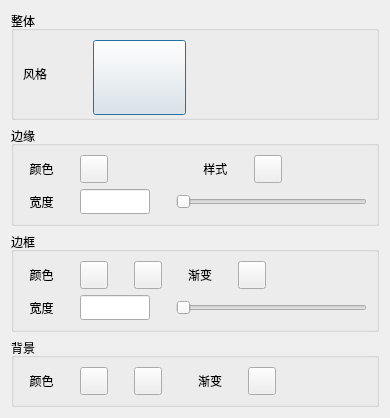
<?xml version="1.0" encoding="UTF-8"?>
<ui version="4.0">
 <class>CBackDialog</class>
 <widget class="QDialog" name="CBackDialog">
  <property name="geometry">
   <rect>
    <x>0</x>
    <y>0</y>
    <width>390</width>
    <height>418</height>
   </rect>
  </property>
  <property name="minimumSize">
   <size>
    <width>100</width>
    <height>100</height>
   </size>
  </property>
  <property name="windowTitle">
   <string>Dialog</string>
  </property>
  <layout class="QGridLayout" name="gridLayout_5">
   <item row="0" column="0">
    <widget class="QGroupBox" name="groupBox">
     <property name="title">
      <string>整体</string>
     </property>
     <layout class="QGridLayout" name="gridLayout_2">
      <item row="0" column="0">
       <layout class="QHBoxLayout" name="horizontalLayout">
        <item>
         <widget class="QLabel" name="label">
          <property name="text">
           <string>风格</string>
          </property>
         </widget>
        </item>
        <item>
         <spacer name="horizontalSpacer">
          <property name="orientation">
           <enum>Qt::Horizontal</enum>
          </property>
          <property name="sizeType">
           <enum>QSizePolicy::Fixed</enum>
          </property>
          <property name="sizeHint" stdset="0">
           <size>
            <width>40</width>
            <height>20</height>
           </size>
          </property>
         </spacer>
        </item>
        <item>
         <widget class="QPushButton" name="backStyleBtn">
          <property name="minimumSize">
           <size>
            <width>93</width>
            <height>75</height>
           </size>
          </property>
          <property name="maximumSize">
           <size>
            <width>93</width>
            <height>75</height>
           </size>
          </property>
          <property name="text">
           <string/>
          </property>
         </widget>
        </item>
        <item>
         <spacer name="horizontalSpacer_2">
          <property name="orientation">
           <enum>Qt::Horizontal</enum>
          </property>
          <property name="sizeHint" stdset="0">
           <size>
            <width>40</width>
            <height>20</height>
           </size>
          </property>
         </spacer>
        </item>
       </layout>
      </item>
     </layout>
    </widget>
   </item>
   <item row="1" column="0">
    <widget class="QGroupBox" name="groupBox_2">
     <property name="title">
      <string>边缘</string>
     </property>
     <layout class="QGridLayout" name="gridLayout">
      <item row="0" column="0">
       <layout class="QVBoxLayout" name="verticalLayout">
        <item>
         <layout class="QHBoxLayout" name="horizontalLayout_3">
          <item>
           <widget class="QLabel" name="label_2">
            <property name="text">
             <string>  颜色</string>
            </property>
           </widget>
          </item>
          <item>
           <spacer name="horizontalSpacer_5">
            <property name="orientation">
             <enum>Qt::Horizontal</enum>
            </property>
            <property name="sizeType">
             <enum>QSizePolicy::Fixed</enum>
            </property>
            <property name="sizeHint" stdset="0">
             <size>
              <width>20</width>
              <height>20</height>
             </size>
            </property>
           </spacer>
          </item>
          <item>
           <widget class="QPushButton" name="edgeColorBtn">
            <property name="minimumSize">
             <size>
              <width>28</width>
              <height>28</height>
             </size>
            </property>
            <property name="maximumSize">
             <size>
              <width>28</width>
              <height>28</height>
             </size>
            </property>
            <property name="text">
             <string/>
            </property>
           </widget>
          </item>
          <item>
           <spacer name="horizontalSpacer_6">
            <property name="orientation">
             <enum>Qt::Horizontal</enum>
            </property>
            <property name="sizeHint" stdset="0">
             <size>
              <width>40</width>
              <height>20</height>
             </size>
            </property>
           </spacer>
          </item>
          <item>
           <widget class="QLabel" name="label_3">
            <property name="text">
             <string> 样式</string>
            </property>
           </widget>
          </item>
          <item>
           <spacer name="horizontalSpacer_7">
            <property name="orientation">
             <enum>Qt::Horizontal</enum>
            </property>
            <property name="sizeType">
             <enum>QSizePolicy::Fixed</enum>
            </property>
            <property name="sizeHint" stdset="0">
             <size>
              <width>20</width>
              <height>20</height>
             </size>
            </property>
           </spacer>
          </item>
          <item>
           <widget class="QPushButton" name="edgeStyleBtn">
            <property name="minimumSize">
             <size>
              <width>28</width>
              <height>28</height>
             </size>
            </property>
            <property name="maximumSize">
             <size>
              <width>28</width>
              <height>28</height>
             </size>
            </property>
            <property name="text">
             <string/>
            </property>
           </widget>
          </item>
          <item>
           <spacer name="horizontalSpacer_8">
            <property name="orientation">
             <enum>Qt::Horizontal</enum>
            </property>
            <property name="sizeHint" stdset="0">
             <size>
              <width>40</width>
              <height>20</height>
             </size>
            </property>
           </spacer>
          </item>
         </layout>
        </item>
        <item>
         <spacer name="verticalSpacer_2">
          <property name="orientation">
           <enum>Qt::Vertical</enum>
          </property>
          <property name="sizeType">
           <enum>QSizePolicy::Expanding</enum>
          </property>
          <property name="sizeHint" stdset="0">
           <size>
            <width>20</width>
            <height>10</height>
           </size>
          </property>
         </spacer>
        </item>
        <item>
         <layout class="QHBoxLayout" name="horizontalLayout_2">
          <item>
           <widget class="QLabel" name="label_4">
            <property name="text">
             <string>  宽度</string>
            </property>
           </widget>
          </item>
          <item>
           <spacer name="horizontalSpacer_3">
            <property name="orientation">
             <enum>Qt::Horizontal</enum>
            </property>
            <property name="sizeType">
             <enum>QSizePolicy::Fixed</enum>
            </property>
            <property name="sizeHint" stdset="0">
             <size>
              <width>20</width>
              <height>20</height>
             </size>
            </property>
           </spacer>
          </item>
          <item>
           <widget class="QLineEdit" name="edgeWidEdit">
            <property name="enabled">
             <bool>true</bool>
            </property>
            <property name="sizePolicy">
             <sizepolicy hsizetype="Fixed" vsizetype="Fixed">
              <horstretch>0</horstretch>
              <verstretch>0</verstretch>
             </sizepolicy>
            </property>
            <property name="minimumSize">
             <size>
              <width>70</width>
              <height>25</height>
             </size>
            </property>
            <property name="maximumSize">
             <size>
              <width>70</width>
              <height>25</height>
             </size>
            </property>
           </widget>
          </item>
          <item>
           <spacer name="horizontalSpacer_4">
            <property name="orientation">
             <enum>Qt::Horizontal</enum>
            </property>
            <property name="sizeType">
             <enum>QSizePolicy::Fixed</enum>
            </property>
            <property name="sizeHint" stdset="0">
             <size>
              <width>20</width>
              <height>20</height>
             </size>
            </property>
           </spacer>
          </item>
          <item>
           <widget class="QSlider" name="edgeWidSlider">
            <property name="minimum">
             <number>1</number>
            </property>
            <property name="maximum">
             <number>10</number>
            </property>
            <property name="orientation">
             <enum>Qt::Horizontal</enum>
            </property>
           </widget>
          </item>
         </layout>
        </item>
       </layout>
      </item>
     </layout>
    </widget>
   </item>
   <item row="2" column="0">
    <widget class="QGroupBox" name="groupBox_3">
     <property name="title">
      <string>边框</string>
     </property>
     <layout class="QGridLayout" name="gridLayout_3">
      <item row="0" column="0">
       <layout class="QVBoxLayout" name="verticalLayout_2">
        <item>
         <layout class="QHBoxLayout" name="horizontalLayout_4">
          <item>
           <widget class="QLabel" name="label_5">
            <property name="text">
             <string>  颜色</string>
            </property>
           </widget>
          </item>
          <item>
           <spacer name="horizontalSpacer_9">
            <property name="orientation">
             <enum>Qt::Horizontal</enum>
            </property>
            <property name="sizeType">
             <enum>QSizePolicy::Fixed</enum>
            </property>
            <property name="sizeHint" stdset="0">
             <size>
              <width>20</width>
              <height>20</height>
             </size>
            </property>
           </spacer>
          </item>
          <item>
           <widget class="QPushButton" name="frameColor1Btn">
            <property name="minimumSize">
             <size>
              <width>28</width>
              <height>28</height>
             </size>
            </property>
            <property name="maximumSize">
             <size>
              <width>28</width>
              <height>28</height>
             </size>
            </property>
            <property name="text">
             <string/>
            </property>
           </widget>
          </item>
          <item>
           <spacer name="horizontalSpacer_10">
            <property name="orientation">
             <enum>Qt::Horizontal</enum>
            </property>
            <property name="sizeType">
             <enum>QSizePolicy::Fixed</enum>
            </property>
            <property name="sizeHint" stdset="0">
             <size>
              <width>20</width>
              <height>20</height>
             </size>
            </property>
           </spacer>
          </item>
          <item>
           <widget class="QPushButton" name="frameColor2Btn">
            <property name="minimumSize">
             <size>
              <width>28</width>
              <height>28</height>
             </size>
            </property>
            <property name="maximumSize">
             <size>
              <width>28</width>
              <height>28</height>
             </size>
            </property>
            <property name="text">
             <string/>
            </property>
           </widget>
          </item>
          <item>
           <spacer name="horizontalSpacer_11">
            <property name="orientation">
             <enum>Qt::Horizontal</enum>
            </property>
            <property name="sizeType">
             <enum>QSizePolicy::Fixed</enum>
            </property>
            <property name="sizeHint" stdset="0">
             <size>
              <width>20</width>
              <height>20</height>
             </size>
            </property>
           </spacer>
          </item>
          <item>
           <widget class="QLabel" name="label_6">
            <property name="text">
             <string>渐变</string>
            </property>
           </widget>
          </item>
          <item>
           <spacer name="horizontalSpacer_12">
            <property name="orientation">
             <enum>Qt::Horizontal</enum>
            </property>
            <property name="sizeType">
             <enum>QSizePolicy::Fixed</enum>
            </property>
            <property name="sizeHint" stdset="0">
             <size>
              <width>20</width>
              <height>20</height>
             </size>
            </property>
           </spacer>
          </item>
          <item>
           <widget class="QPushButton" name="frameGraBtn">
            <property name="minimumSize">
             <size>
              <width>28</width>
              <height>28</height>
             </size>
            </property>
            <property name="maximumSize">
             <size>
              <width>28</width>
              <height>28</height>
             </size>
            </property>
            <property name="text">
             <string/>
            </property>
           </widget>
          </item>
          <item>
           <spacer name="horizontalSpacer_14">
            <property name="orientation">
             <enum>Qt::Horizontal</enum>
            </property>
            <property name="sizeHint" stdset="0">
             <size>
              <width>40</width>
              <height>20</height>
             </size>
            </property>
           </spacer>
          </item>
         </layout>
        </item>
        <item>
         <spacer name="verticalSpacer">
          <property name="orientation">
           <enum>Qt::Vertical</enum>
          </property>
          <property name="sizeType">
           <enum>QSizePolicy::Expanding</enum>
          </property>
          <property name="sizeHint" stdset="0">
           <size>
            <width>20</width>
            <height>10</height>
           </size>
          </property>
         </spacer>
        </item>
        <item>
         <layout class="QHBoxLayout" name="horizontalLayout_5">
          <item>
           <widget class="QLabel" name="label_8">
            <property name="text">
             <string>  宽度</string>
            </property>
           </widget>
          </item>
          <item>
           <spacer name="horizontalSpacer_15">
            <property name="orientation">
             <enum>Qt::Horizontal</enum>
            </property>
            <property name="sizeType">
             <enum>QSizePolicy::Fixed</enum>
            </property>
            <property name="sizeHint" stdset="0">
             <size>
              <width>20</width>
              <height>20</height>
             </size>
            </property>
           </spacer>
          </item>
          <item>
           <widget class="QLineEdit" name="frameWidEdit">
            <property name="minimumSize">
             <size>
              <width>70</width>
              <height>25</height>
             </size>
            </property>
            <property name="maximumSize">
             <size>
              <width>70</width>
              <height>25</height>
             </size>
            </property>
           </widget>
          </item>
          <item>
           <spacer name="horizontalSpacer_16">
            <property name="orientation">
             <enum>Qt::Horizontal</enum>
            </property>
            <property name="sizeType">
             <enum>QSizePolicy::Fixed</enum>
            </property>
            <property name="sizeHint" stdset="0">
             <size>
              <width>20</width>
              <height>20</height>
             </size>
            </property>
           </spacer>
          </item>
          <item>
           <widget class="QSlider" name="frameWidSlider">
            <property name="minimum">
             <number>10</number>
            </property>
            <property name="maximum">
             <number>500</number>
            </property>
            <property name="orientation">
             <enum>Qt::Horizontal</enum>
            </property>
           </widget>
          </item>
         </layout>
        </item>
       </layout>
      </item>
     </layout>
    </widget>
   </item>
   <item row="3" column="0">
    <widget class="QGroupBox" name="groupBox_4">
     <property name="title">
      <string>背景</string>
     </property>
     <layout class="QGridLayout" name="gridLayout_4">
      <item row="0" column="0">
       <layout class="QHBoxLayout" name="horizontalLayout_6">
        <item>
         <widget class="QLabel" name="label_7">
          <property name="text">
           <string>  颜色</string>
          </property>
         </widget>
        </item>
        <item>
         <spacer name="horizontalSpacer_17">
          <property name="orientation">
           <enum>Qt::Horizontal</enum>
          </property>
          <property name="sizeType">
           <enum>QSizePolicy::Fixed</enum>
          </property>
          <property name="sizeHint" stdset="0">
           <size>
            <width>20</width>
            <height>20</height>
           </size>
          </property>
         </spacer>
        </item>
        <item>
         <widget class="QPushButton" name="color1Btn">
          <property name="minimumSize">
           <size>
            <width>28</width>
            <height>28</height>
           </size>
          </property>
          <property name="maximumSize">
           <size>
            <width>28</width>
            <height>28</height>
           </size>
          </property>
          <property name="text">
           <string/>
          </property>
         </widget>
        </item>
        <item>
         <spacer name="horizontalSpacer_18">
          <property name="orientation">
           <enum>Qt::Horizontal</enum>
          </property>
          <property name="sizeType">
           <enum>QSizePolicy::Fixed</enum>
          </property>
          <property name="sizeHint" stdset="0">
           <size>
            <width>20</width>
            <height>20</height>
           </size>
          </property>
         </spacer>
        </item>
        <item>
         <widget class="QPushButton" name="color2Btn">
          <property name="minimumSize">
           <size>
            <width>28</width>
            <height>28</height>
           </size>
          </property>
          <property name="maximumSize">
           <size>
            <width>28</width>
            <height>28</height>
           </size>
          </property>
          <property name="text">
           <string/>
          </property>
         </widget>
        </item>
        <item>
         <spacer name="horizontalSpacer_19">
          <property name="orientation">
           <enum>Qt::Horizontal</enum>
          </property>
          <property name="sizeType">
           <enum>QSizePolicy::Fixed</enum>
          </property>
          <property name="sizeHint" stdset="0">
           <size>
            <width>30</width>
            <height>20</height>
           </size>
          </property>
         </spacer>
        </item>
        <item>
         <widget class="QLabel" name="label_9">
          <property name="text">
           <string>渐变</string>
          </property>
         </widget>
        </item>
        <item>
         <spacer name="horizontalSpacer_20">
          <property name="orientation">
           <enum>Qt::Horizontal</enum>
          </property>
          <property name="sizeType">
           <enum>QSizePolicy::Fixed</enum>
          </property>
          <property name="sizeHint" stdset="0">
           <size>
            <width>20</width>
            <height>20</height>
           </size>
          </property>
         </spacer>
        </item>
        <item>
         <widget class="QPushButton" name="gradStyleBtn">
          <property name="minimumSize">
           <size>
            <width>28</width>
            <height>28</height>
           </size>
          </property>
          <property name="maximumSize">
           <size>
            <width>28</width>
            <height>28</height>
           </size>
          </property>
          <property name="text">
           <string/>
          </property>
         </widget>
        </item>
        <item>
         <spacer name="horizontalSpacer_21">
          <property name="orientation">
           <enum>Qt::Horizontal</enum>
          </property>
          <property name="sizeType">
           <enum>QSizePolicy::Expanding</enum>
          </property>
          <property name="sizeHint" stdset="0">
           <size>
            <width>20</width>
            <height>20</height>
           </size>
          </property>
         </spacer>
        </item>
       </layout>
      </item>
     </layout>
    </widget>
   </item>
  </layout>
 </widget>
 <resources/>
 <connections/>
</ui>
